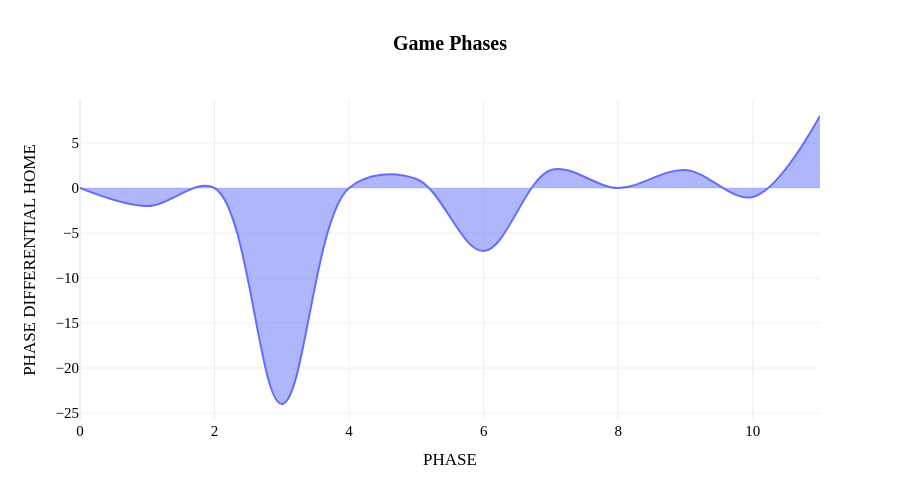

Notebook code cell kept with this figure:
### Code cell
fig_phase = px.area(
  unique_combinations, 
  x="PHASE", 
  y="PHASE DIFFERENTIAL HOME",
  # color="PLAYER_NAME_LAST_FIRST",
  template='plotly_white',
  title="<b>Game Phases</b>", 
  line_shape='spline',
  height=500, 
  width=900,
  )
fig_phase.update_layout(
    showlegend=False,
    title_x=0.5,
    hoverlabel=dict(
        bgcolor="white",
        font_size=16,
        font_family="PT Sans Narrow"
    ),
    yaxis = dict(tickfont = dict(size=15)),
    xaxis = dict(tickfont = dict(size=15)),
    font=dict(
        family="PT Sans Narrow",
        size=14,
        color="Black"
    ),
    title_font_family="PT Sans Narrow"
)
fig_phase

### Figure 1 — Plotly figure (JSON) as saved in the notebook; plotly's stock layout.template omitted (floating-point values rounded to 4 significant figures)
{"data": [{"fillpattern": {"shape": ""}, "hovertemplate": "PHASE=%{x}<br>PHASE DIFFERENTIAL HOME=%{y}<extra></extra>", "legendgroup": "", "line": {"color": "#636efa", "shape": "spline"}, "marker": {"symbol": "circle"}, "mode": "lines", "name": "", "orientation": "v", "showlegend": false, "stackgroup": "1", "type": "scatter", "x": [0, 1, 2, 3, 4, 5, 6, 7, 8, 9, 10, 11], "xaxis": "x", "y": [0, -2, 0, -24, 0, 1, -7, 2, 0, 2, -1, 8], "yaxis": "y"}], "layout": {"font": {"color": "Black", "family": "PT Sans Narrow", "size": 14}, "height": 500, "hoverlabel": {"bgcolor": "white", "font": {"family": "PT Sans Narrow", "size": 16}}, "legend": {"tracegroupgap": 0}, "showlegend": false, "title": {"font": {"family": "PT Sans Narrow"}, "text": "<b>Game Phases</b>", "x": 0.5}, "width": 900, "xaxis": {"anchor": "y", "domain": [0, 1], "tickfont": {"size": 15}, "title": {"text": "PHASE"}}, "yaxis": {"anchor": "x", "domain": [0, 1], "tickfont": {"size": 15}, "title": {"text": "PHASE DIFFERENTIAL HOME"}}}}
